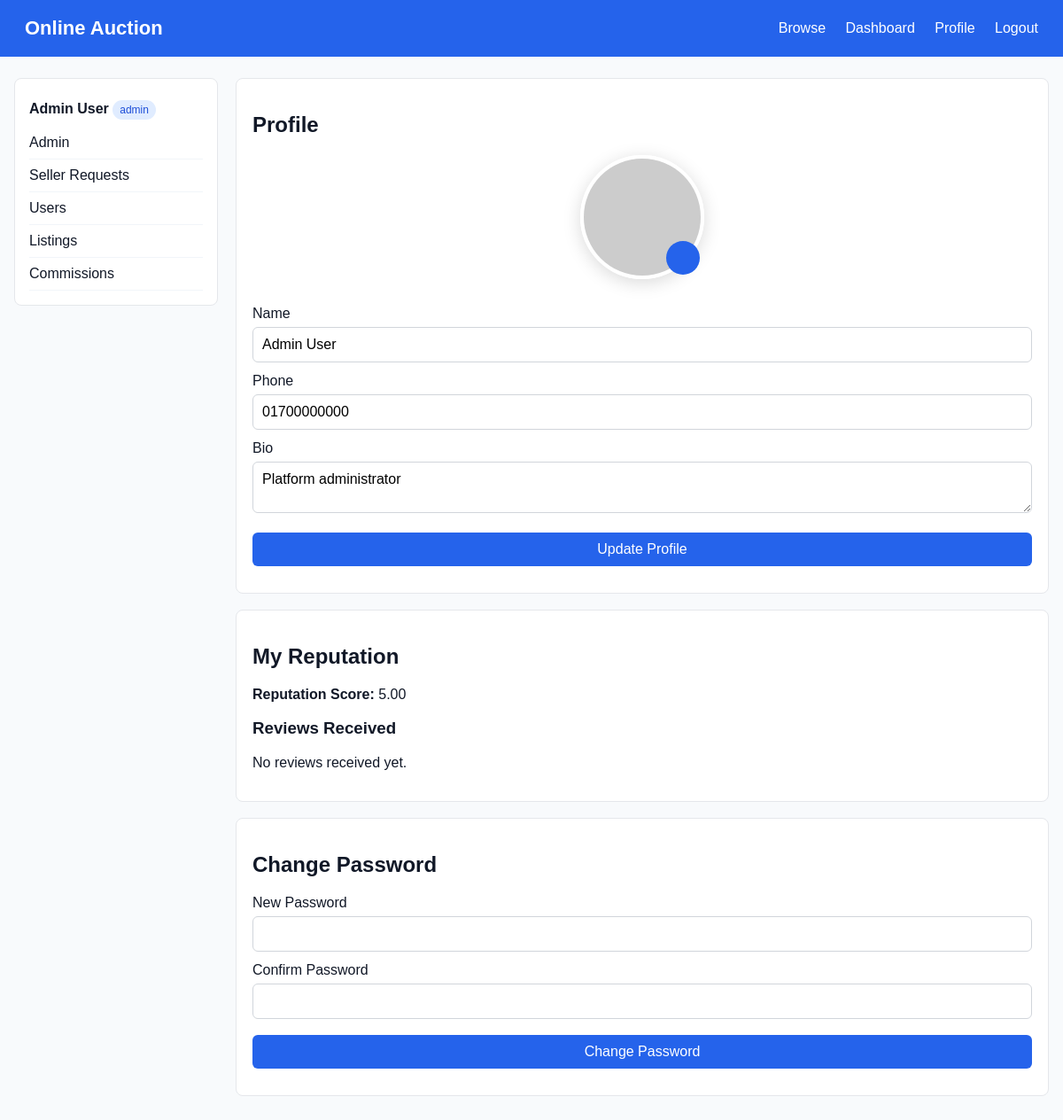
Screenshot of /index.php?page=profile (signed in) with the database file from the repository.
### tables this page shows
CREATE TABLE users (
    id INT AUTO_INCREMENT PRIMARY KEY,
    name VARCHAR(100) NOT NULL,
    email VARCHAR(150) NOT NULL UNIQUE,
    password_hash VARCHAR(255) NOT NULL,
    phone VARCHAR(30),
    bio TEXT,
    profile_pic VARCHAR(255),
    role ENUM('buyer','seller','moderator','admin') NOT NULL DEFAULT 'buyer',
    seller_verified TINYINT(1) NOT NULL DEFAULT 0,
    is_active TINYINT(1) NOT NULL DEFAULT 1,
    reputation_score DECIMAL(3,2) NOT NULL DEFAULT 0.00,
    created_at TIMESTAMP DEFAULT CURRENT_TIMESTAMP
);

### app/models/functions.php (called while the page is built, shortened)
<?php
function db_rows(mysqli $conn, string $sql, string $types = '', array $params = []): array {
    $stmt = mysqli_prepare($conn, $sql);
    if ($types) { mysqli_stmt_bind_param($stmt, $types, ...$params); }
    mysqli_stmt_execute($stmt);
    $result = mysqli_stmt_get_result($stmt);
    return $result ? mysqli_fetch_all($result, MYSQLI_ASSOC) : [];
}
function db_row(mysqli $conn, string $sql, string $types = '', array $params = []): ?array {
    $rows = db_rows($conn, $sql, $types, $params);
    return $rows[0] ?? null;
}
function render_view(string $view, array $data = []): void {
    extract($data);
    $viewFile = __DIR__ . '/../views/' . $view . '.php';
    require __DIR__ . '/../views/layouts/header.php';
    require $viewFile;
    require __DIR__ . '/../views/layouts/footer.php';
}
function user_find(mysqli $conn, int $id): ?array { return db_row($conn, 'SELECT * FROM users WHERE id = ?', 'i', [$id]); }
?>

### app/controllers/functions.php (called while the page is built, shortened)
<?php
require_once __DIR__ . '/../models/functions.php';
function auth_profile(mysqli $conn): void {
    $user = user_find($conn, current_user_id());
    render_view('auth/profile', compact('user', 'message', 'reviews'));
}
?>

### config/helpers.php (called while the page is built, shortened)
<?php
function e($value) {
    return htmlspecialchars((string)$value, ENT_QUOTES, 'UTF-8');
}
?>

### app/views/auth/profile.php (the view, shortened to what this page needs)
<div class="card">
    <h1>Profile</h1>
    <form method="post" enctype="multipart/form-data">
        <div class="profile-avatar-section">
            <div class="profile-avatar">
                <?php if(!empty($user['profile_pic'])): ?>
                    <img src="<?= e($user['profile_pic']) ?>" alt="Profile">
                <?php else: ?>
                    <img src="https://ui-avatars.com/api/?name=<?= urlencode($user['name']) ?>&background=2563eb&color=fff&size=200" alt="Profile">
                <?php endif; ?>
                <label for="profileUpload" class="edit-avatar-btn"><i class="fas fa-pen"></i></label>
            </div>
        </div>
        <label>Name</label>
        <input name="name" value="<?= e($user['name']) ?>" required>
        <label>Phone</label>
        <input name="phone" value="<?= e($user['phone']) ?>">
        <label>Bio</label>
        <textarea name="bio"><?= e($user['bio']) ?></textarea>
        <button>Update Profile</button>
    </form>
</div>
<div class="card">
    <h2>My Reputation</h2>
    <p><strong>Reputation Score:</strong> <?= e($user['reputation_score']) ?></p>
    <h3>Reviews Received</h3>
    <?php if(empty($reviews)): ?>
        <p>No reviews received yet.</p>
    <?php endif; ?>
</div>
<div class="card">
    <h2>Change Password</h2>
    <form method="post">
        <label>New Password</label>
        <input type="password" name="new_password" minlength="8" required>
        <label>Confirm Password</label>
        <input type="password" name="confirm_password" minlength="8" required>
        <button>Change Password</button>
    </form>
</div>

### assets/css/style.css (style rules this page uses)
* { box-sizing:border-box }
body { margin:0;font-family:Arial,Helvetica,sans-serif;background:#f8fafc;color:#111827 }
.card { background:#fff;border:1px solid #e5e7eb;border-radius:8px;padding:18px;margin-bottom:18px }
input,select,textarea,button { width:100%;padding:10px;border:1px solid #d1d5db;border-radius:6px;margin:6px 0 12px;font:inherit }
button,.btn { background:#2563eb;color:#fff;border:0;text-decoration:none;display:inline-block;text-align:center;cursor:pointer }
.profile-avatar-section { display:flex; justify-content:center; margin-bottom:30px; }
.profile-avatar { position:relative; width:140px; height:140px; }
.profile-avatar img { width:100%; height:100%; border-radius:50%; object-fit:cover; border:4px solid #fff; box-shadow:0 4px 20px rgba(0,0,0,0.15); }
.edit-avatar-btn { position:absolute; bottom:5px; right:5px; width:38px; height:38px; background:#2563eb; color:#fff; border-radius:50%; display:flex; align-items:center; justify-content:center; cursor:pointer; transition:0.3s; }

### rows the page displays
users: name "Admin User", phone "01700000000", bio "Platform administrator", reputation_score "5.00"

### other values shown
$_SESSION['user_name'] "Admin User"
current_role() "admin"
